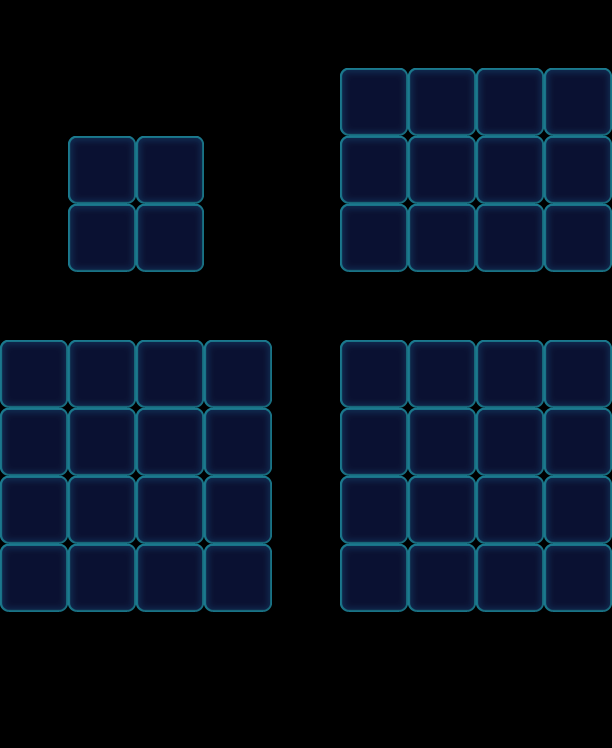

A 2D game scene composited from a Tiled map and its tileset images. What follows is a short description and the map's XML, with each tile layer's data collapsed to a summary:
An orthogonal 9x11 tile map with 68x68 px tiles, 1 tile layer (Valid), 2 tilesets and 70 objects (48x Floor, 16x Stone, 6x Factory_Normal).

<map version="1.0" orientation="orthogonal" width="9" height="11" tilewidth="68" tileheight="68">
 <properties>
  <property name="Connect" value="58,05,1|68,15,1|78,25,1|88,35,1|08,51,1|18,61,1|28,71,1|38,81,1" />
 </properties>
 <tileset firstgid="1" name="game_grid1" tilewidth="68" tileheight="68">
  <image source="game_grid1.png" width="68" height="68" />
 </tileset>
 <tileset firstgid="2" name="map" tilewidth="68" tileheight="68">
  <image source="map.png" width="1024" height="1024" />
 </tileset>
 <layer name="Valid" width="9" height="11">
  <data>[99 cells, 48 non-empty, 1 distinct tile ids]</data>
 </layer>
 <objectgroup name="BottomObj" width="9" height="11">
  <object type="Floor" gid="33" x="340" y="272">
   <properties>
    <property name="Layers" value="2" />
   </properties>
  </object>
  <object type="Floor" gid="33" x="408" y="204">
   <properties>
    <property name="Layers" value="2" />
   </properties>
  </object>
  <object type="Floor" gid="33" x="340" y="136">
   <properties>
    <property name="Layers" value="2" />
   </properties>
  </object>
  <object type="Floor" gid="33" x="544" y="272">
   <properties>
    <property name="Layers" value="2" />
   </properties>
  </object>
  <object type="Floor" gid="33" x="408" y="136">
   <properties>
    <property name="Layers" value="2" />
   </properties>
  </object>
  <object type="Floor" gid="33" x="408" y="272">
   <properties>
    <property name="Layers" value="2" />
   </properties>
  </object>
  <object type="Floor" gid="33" x="476" y="136">
   <properties>
    <property name="Layers" value="2" />
   </properties>
  </object>
  <object type="Floor" gid="33" x="544" y="136">
   <properties>
    <property name="Layers" value="2" />
   </properties>
  </object>
  <object type="Floor" gid="33" x="544" y="204">
   <properties>
    <property name="Layers" value="2" />
   </properties>
  </object>
  <object type="Floor" gid="33" x="340" y="204">
   <properties>
    <property name="Layers" value="2" />
   </properties>
  </object>
  <object type="Floor" gid="33" x="476" y="204">
   <properties>
    <property name="Layers" value="2" />
   </properties>
  </object>
  <object type="Floor" gid="33" x="476" y="272">
   <properties>
    <property name="Layers" value="2" />
   </properties>
  </object>
  <object type="Floor" gid="33" x="0" y="544">
   <properties>
    <property name="Layers" value="2" />
   </properties>
  </object>
  <object type="Floor" gid="33" x="0" y="612">
   <properties>
    <property name="Layers" value="2" />
   </properties>
  </object>
  <object type="Floor" gid="33" x="408" y="612">
   <properties>
    <property name="Layers" value="2" />
   </properties>
  </object>
  <object type="Floor" gid="33" x="68" y="612">
   <properties>
    <property name="Layers" value="2" />
   </properties>
  </object>
  <object type="Floor" gid="33" x="340" y="544">
   <properties>
    <property name="Layers" value="2" />
   </properties>
  </object>
  <object type="Floor" gid="33" x="544" y="612">
   <properties>
    <property name="Layers" value="2" />
   </properties>
  </object>
  <object type="Floor" gid="33" x="68" y="544">
   <properties>
    <property name="Layers" value="2" />
   </properties>
  </object>
  <object type="Floor" gid="33" x="408" y="544">
   <properties>
    <property name="Layers" value="2" />
   </properties>
  </object>
  <object type="Floor" gid="33" x="476" y="544">
   <properties>
    <property name="Layers" value="2" />
   </properties>
  </object>
  <object type="Floor" gid="33" x="544" y="544">
   <properties>
    <property name="Layers" value="2" />
   </properties>
  </object>
  <object type="Floor" gid="33" x="476" y="612">
   <properties>
    <property name="Layers" value="2" />
   </properties>
  </object>
  <object type="Floor" gid="33" x="340" y="612">
   <properties>
    <property name="Layers" value="2" />
   </properties>
  </object>
  <object type="Floor" gid="33" x="476" y="476">
   <properties>
    <property name="Layers" value="2" />
   </properties>
  </object>
  <object type="Floor" gid="33" x="340" y="408">
   <properties>
    <property name="Layers" value="2" />
   </properties>
  </object>
  <object type="Floor" gid="33" x="544" y="408">
   <properties>
    <property name="Layers" value="2" />
   </properties>
  </object>
  <object type="Floor" gid="33" x="476" y="408">
   <properties>
    <property name="Layers" value="2" />
   </properties>
  </object>
  <object type="Floor" gid="33" x="408" y="476">
   <properties>
    <property name="Layers" value="2" />
   </properties>
  </object>
  <object type="Floor" gid="33" x="408" y="408">
   <properties>
    <property name="Layers" value="2" />
   </properties>
  </object>
  <object type="Floor" gid="33" x="340" y="476">
   <properties>
    <property name="Layers" value="2" />
   </properties>
  </object>
  <object type="Floor" gid="33" x="544" y="476">
   <properties>
    <property name="Layers" value="2" />
   </properties>
  </object>
  <object type="Floor" gid="33" x="136" y="612">
   <properties>
    <property name="Layers" value="2" />
   </properties>
  </object>
  <object type="Floor" gid="33" x="204" y="612">
   <properties>
    <property name="Layers" value="2" />
   </properties>
  </object>
  <object type="Floor" gid="33" x="204" y="544">
   <properties>
    <property name="Layers" value="2" />
   </properties>
  </object>
  <object type="Floor" gid="33" x="136" y="544">
   <properties>
    <property name="Layers" value="2" />
   </properties>
  </object>
  <object type="Floor" gid="33" x="136" y="476">
   <properties>
    <property name="Layers" value="2" />
   </properties>
  </object>
  <object type="Floor" gid="33" x="204" y="476">
   <properties>
    <property name="Layers" value="2" />
   </properties>
  </object>
  <object type="Floor" gid="33" x="204" y="408">
   <properties>
    <property name="Layers" value="2" />
   </properties>
  </object>
  <object type="Floor" gid="33" x="136" y="408">
   <properties>
    <property name="Layers" value="2" />
   </properties>
  </object>
  <object type="Floor" gid="33" x="0" y="476">
   <properties>
    <property name="Layers" value="2" />
   </properties>
  </object>
  <object type="Floor" gid="33" x="68" y="476">
   <properties>
    <property name="Layers" value="2" />
   </properties>
  </object>
  <object type="Floor" gid="33" x="68" y="408">
   <properties>
    <property name="Layers" value="2" />
   </properties>
  </object>
  <object type="Floor" gid="33" x="0" y="408">
   <properties>
    <property name="Layers" value="2" />
   </properties>
  </object>
  <object type="Floor" gid="33" x="68" y="204">
   <properties>
    <property name="Layers" value="2" />
   </properties>
  </object>
  <object type="Floor" gid="33" x="136" y="204">
   <properties>
    <property name="Layers" value="2" />
   </properties>
  </object>
  <object type="Floor" gid="33" x="68" y="272">
   <properties>
    <property name="Layers" value="2" />
   </properties>
  </object>
  <object type="Floor" gid="33" x="136" y="272">
   <properties>
    <property name="Layers" value="2" />
   </properties>
  </object>
 </objectgroup>
 <objectgroup name="MiddleObj" width="9" height="11" />
 <objectgroup color="#000000" name="TopObj" width="9" height="11">
  <object name="Stone" type="Stone" gid="34" x="544" y="204">
   <properties>
    <property name="Layers" value="1" />
   </properties>
  </object>
  <object name="Stone" type="Stone" gid="34" x="476" y="204">
   <properties>
    <property name="Layers" value="1" />
   </properties>
  </object>
  <object name="Stone" type="Stone" gid="34" x="408" y="204">
   <properties>
    <property name="Layers" value="1" />
   </properties>
  </object>
  <object name="Stone" type="Stone" gid="34" x="476" y="136">
   <properties>
    <property name="Layers" value="1" />
   </properties>
  </object>
  </objectgroup>
</map>
<!-- 18 of 70 objects omitted -->
